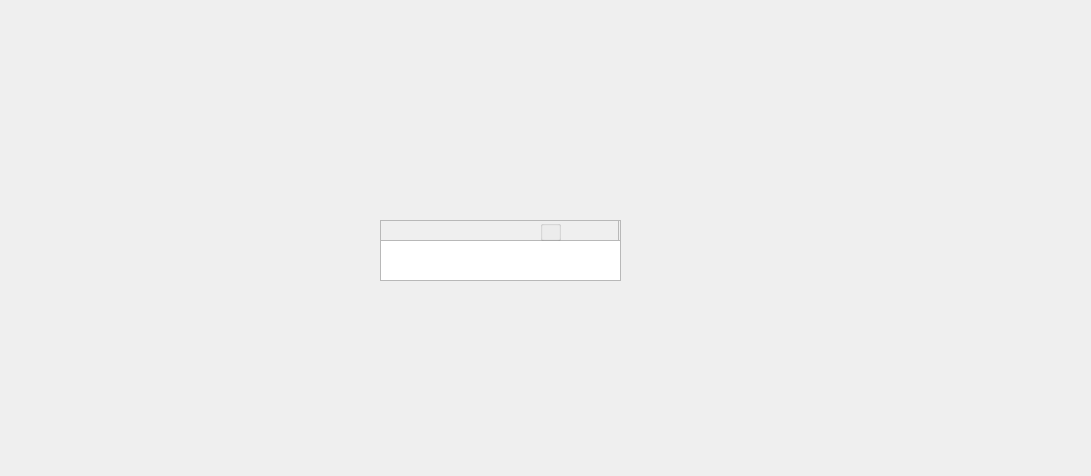
<?xml version="1.0" encoding="UTF-8"?>
<ui version="4.0">
 <class>Textbox</class>
 <widget class="QWidget" name="Textbox">
  <property name="geometry">
   <rect>
    <x>0</x>
    <y>0</y>
    <width>1091</width>
    <height>476</height>
   </rect>
  </property>
  <property name="cursor">
   <cursorShape>ArrowCursor</cursorShape>
  </property>
  <property name="mouseTracking">
   <bool>true</bool>
  </property>
  <property name="windowTitle">
   <string>Form</string>
  </property>
  <property name="styleSheet">
   <string notr="true">QTextEdit { 
qproperty-frame: false
}</string>
  </property>
  <widget class="QFrame" name="Box">
   <property name="geometry">
    <rect>
     <x>380</x>
     <y>220</y>
     <width>241</width>
     <height>61</height>
    </rect>
   </property>
   <property name="minimumSize">
    <size>
     <width>221</width>
     <height>61</height>
    </size>
   </property>
   <property name="mouseTracking">
    <bool>true</bool>
   </property>
   <property name="tabletTracking">
    <bool>true</bool>
   </property>
   <property name="frameShape">
    <enum>QFrame::StyledPanel</enum>
   </property>
   <property name="frameShadow">
    <enum>QFrame::Sunken</enum>
   </property>
   <property name="lineWidth">
    <number>3</number>
   </property>
   <property name="midLineWidth">
    <number>3</number>
   </property>
   <widget class="QFrame" name="BottomFrame">
    <property name="geometry">
     <rect>
      <x>0</x>
      <y>20</y>
      <width>241</width>
      <height>41</height>
     </rect>
    </property>
    <property name="minimumSize">
     <size>
      <width>221</width>
      <height>41</height>
     </size>
    </property>
    <property name="frameShape">
     <enum>QFrame::StyledPanel</enum>
    </property>
    <property name="frameShadow">
     <enum>QFrame::Raised</enum>
    </property>
    <widget class="QTextEdit" name="textEditor">
     <property name="geometry">
      <rect>
       <x>0</x>
       <y>0</y>
       <width>241</width>
       <height>41</height>
      </rect>
     </property>
     <property name="sizePolicy">
      <sizepolicy hsizetype="Expanding" vsizetype="Expanding">
       <horstretch>1</horstretch>
       <verstretch>0</verstretch>
      </sizepolicy>
     </property>
     <property name="minimumSize">
      <size>
       <width>221</width>
       <height>41</height>
      </size>
     </property>
     <property name="styleSheet">
      <string notr="true">QTextEdit { qproperty-frame: false}</string>
     </property>
     <property name="verticalScrollBarPolicy">
      <enum>Qt::ScrollBarAlwaysOff</enum>
     </property>
     <property name="horizontalScrollBarPolicy">
      <enum>Qt::ScrollBarAlwaysOff</enum>
     </property>
     <property name="sizeAdjustPolicy">
      <enum>QAbstractScrollArea::AdjustToContents</enum>
     </property>
     <property name="lineWrapColumnOrWidth">
      <number>8</number>
     </property>
     <property name="html">
      <string>&lt;!DOCTYPE HTML PUBLIC &quot;-//W3C//DTD HTML 4.0//EN&quot; &quot;http://www.w3.org/TR/REC-html40/strict.dtd&quot;&gt;
&lt;html&gt;&lt;head&gt;&lt;meta name=&quot;qrichtext&quot; content=&quot;1&quot; /&gt;&lt;style type=&quot;text/css&quot;&gt;
p, li { white-space: pre-wrap; }
&lt;/style&gt;&lt;/head&gt;&lt;body style=&quot; font-family:'MS Shell Dlg 2'; font-size:7.8pt; font-weight:400; font-style:normal;&quot;&gt;
&lt;p style=&quot;-qt-paragraph-type:empty; margin-top:0px; margin-bottom:0px; margin-left:0px; margin-right:0px; -qt-block-indent:0; text-indent:0px;&quot;&gt;&lt;br /&gt;&lt;/p&gt;&lt;/body&gt;&lt;/html&gt;</string>
     </property>
     <property name="overwriteMode">
      <bool>true</bool>
     </property>
    </widget>
   </widget>
   <widget class="QFrame" name="TopFrame">
    <property name="geometry">
     <rect>
      <x>0</x>
      <y>0</y>
      <width>239</width>
      <height>21</height>
     </rect>
    </property>
    <property name="sizePolicy">
     <sizepolicy hsizetype="Preferred" vsizetype="Preferred">
      <horstretch>0</horstretch>
      <verstretch>1</verstretch>
     </sizepolicy>
    </property>
    <property name="minimumSize">
     <size>
      <width>221</width>
      <height>21</height>
     </size>
    </property>
    <property name="maximumSize">
     <size>
      <width>16777215</width>
      <height>21</height>
     </size>
    </property>
    <property name="mouseTracking">
     <bool>true</bool>
    </property>
    <property name="acceptDrops">
     <bool>true</bool>
    </property>
    <property name="autoFillBackground">
     <bool>false</bool>
    </property>
    <property name="frameShape">
     <enum>QFrame::StyledPanel</enum>
    </property>
    <property name="frameShadow">
     <enum>QFrame::Raised</enum>
    </property>
    <widget class="QWidget" name="DragWidget" native="true">
     <property name="geometry">
      <rect>
       <x>0</x>
       <y>0</y>
       <width>161</width>
       <height>21</height>
      </rect>
     </property>
     <property name="sizePolicy">
      <sizepolicy hsizetype="Expanding" vsizetype="Expanding">
       <horstretch>4</horstretch>
       <verstretch>0</verstretch>
      </sizepolicy>
     </property>
     <property name="minimumSize">
      <size>
       <width>161</width>
       <height>21</height>
      </size>
     </property>
     <property name="maximumSize">
      <size>
       <width>16777215</width>
       <height>21</height>
      </size>
     </property>
     <property name="cursor">
      <cursorShape>OpenHandCursor</cursorShape>
     </property>
     <property name="mouseTracking">
      <bool>true</bool>
     </property>
     <widget class="QLabel" name="MeatballIcon">
      <property name="geometry">
       <rect>
        <x>120</x>
        <y>0</y>
        <width>16</width>
        <height>16</height>
       </rect>
      </property>
      <property name="maximumSize">
       <size>
        <width>16</width>
        <height>16</height>
       </size>
      </property>
      <property name="cursor">
       <cursorShape>OpenHandCursor</cursorShape>
      </property>
      <property name="mouseTracking">
       <bool>true</bool>
      </property>
      <property name="acceptDrops">
       <bool>true</bool>
      </property>
      <property name="text">
       <string/>
      </property>
      <property name="pixmap">
       <pixmap resource="ResourceFile.qrc">:/png/icons8-menu-16.png</pixmap>
      </property>
     </widget>
    </widget>
    <widget class="QGroupBox" name="SpacerFrame">
     <property name="geometry">
      <rect>
       <x>160</x>
       <y>0</y>
       <width>21</width>
       <height>21</height>
      </rect>
     </property>
     <property name="styleSheet">
      <string notr="true">QGroupBox: {
border:0
}</string>
     </property>
     <property name="flat">
      <bool>true</bool>
     </property>
     <layout class="QHBoxLayout" name="horizontalLayout">
      <item>
       <spacer name="Spacer">
        <property name="orientation">
         <enum>Qt::Horizontal</enum>
        </property>
        <property name="sizeHint" stdset="0">
         <size>
          <width>13</width>
          <height>20</height>
         </size>
        </property>
       </spacer>
      </item>
     </layout>
    </widget>
    <widget class="QWidget" name="WidthChanger" native="true">
     <property name="geometry">
      <rect>
       <x>180</x>
       <y>0</y>
       <width>61</width>
       <height>21</height>
      </rect>
     </property>
     <property name="sizePolicy">
      <sizepolicy hsizetype="Expanding" vsizetype="Expanding">
       <horstretch>1</horstretch>
       <verstretch>0</verstretch>
      </sizepolicy>
     </property>
     <property name="minimumSize">
      <size>
       <width>61</width>
       <height>21</height>
      </size>
     </property>
     <property name="maximumSize">
      <size>
       <width>16777215</width>
       <height>21</height>
      </size>
     </property>
     <property name="cursor">
      <cursorShape>SizeHorCursor</cursorShape>
     </property>
     <property name="mouseTracking">
      <bool>true</bool>
     </property>
     <property name="acceptDrops">
      <bool>true</bool>
     </property>
     <widget class="QLabel" name="HorizontalArrowsIcon">
      <property name="geometry">
       <rect>
        <x>40</x>
        <y>0</y>
        <width>16</width>
        <height>16</height>
       </rect>
      </property>
      <property name="maximumSize">
       <size>
        <width>16</width>
        <height>16</height>
       </size>
      </property>
      <property name="mouseTracking">
       <bool>true</bool>
      </property>
      <property name="text">
       <string/>
      </property>
      <property name="pixmap">
       <pixmap resource="ResourceFile.qrc">:/png/icons8-resize-horizontal-16.png</pixmap>
      </property>
     </widget>
    </widget>
   </widget>
  </widget>
 </widget>
 <resources>
  <include location="resources/ResourceFile.qrc"/>
  <include location="ResourceFile.qrc"/>
 </resources>
 <connections/>
</ui>
